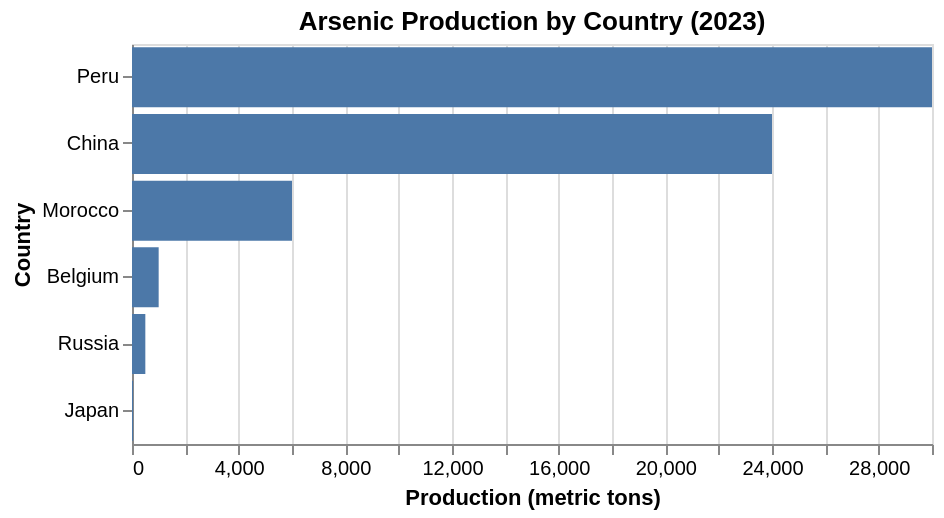

The notebook cell saved with this chart:
### Markdown cell above
#### 4. Bar Chart: Arsenic Production by Country (2023)

### Code cell
import pandas as pd
import altair as alt

arsenic_df = pd.read_csv('data/processed/dataset1/arsenic_production_by_country.csv')
arsenic_df_2023 = arsenic_df[arsenic_df['production_2023_metric_tons'].notna()][['country', 'production_2023_metric_tons']]
country_order = arsenic_df_2023.sort_values('production_2023_metric_tons', ascending = False)['country'].tolist()

bar_chart = alt.Chart(arsenic_df_2023).mark_bar().encode(
    alt.Y('country:N', sort = country_order, title = "Country"),
    alt.X('production_2023_metric_tons:Q', title = "Production (metric tons)"),
    tooltip = [
        alt.Tooltip('country:N', title = "Country"),
        alt.Tooltip('production_2023_metric_tons:Q',
                    title = "Production (metric tons)", format = ',')
    ]
).properties(
    width = 400,
    height = 200,
    title = "Arsenic Production by Country (2023)"
)
bar_chart

### Figure 1 — Vega-Lite specification as saved in the notebook (floating-point values rounded to 4 significant figures)
{"config": {"view": {"continuousWidth": 300, "continuousHeight": 300}}, "data": {"name": "data-69f02359a6866946b0fb67d4bea63403"}, "mark": {"type": "bar"}, "encoding": {"tooltip": [{"field": "country", "title": "Country", "type": "nominal"}, {"field": "production_2023_metric_tons", "format": ",", "title": "Production (metric tons)", "type": "quantitative"}], "x": {"field": "production_2023_metric_tons", "title": "Production (metric tons)", "type": "quantitative"}, "y": {"field": "country", "sort": ["Peru", "China", "Morocco", "Belgium", "Russia", "Japan"], "title": "Country", "type": "nominal"}}, "height": 200, "title": "Arsenic Production by Country (2023)", "width": 400, "$schema": "https://vega.github.io/schema/vega-lite/v6.1.0.json", "datasets": {"data-69f02359a6866946b0fb67d4bea63403": [{"country": "Belgium", "production_2023_metric_tons": 1000.0}, {"country": "China", "production_2023_metric_tons": 24000.0}, {"country": "Japan", "production_2023_metric_tons": 40.0}, {"country": "Morocco", "production_2023_metric_tons": 6000.0}, {"country": "Peru", "production_2023_metric_tons": 30000.0}, {"country": "Russia", "production_2023_metric_tons": 500.0}]}}
